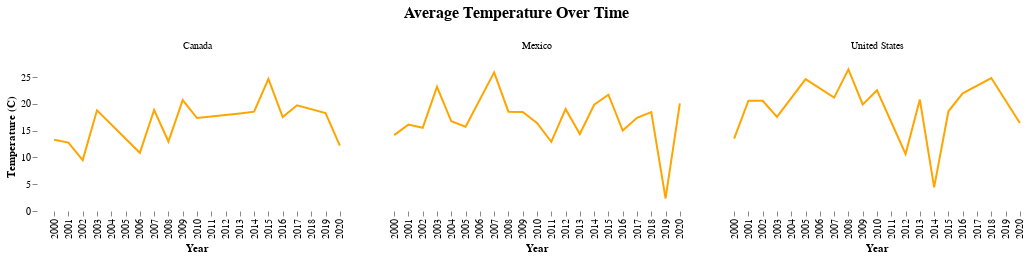

Write notebook code for a chart like this one.
### Code cell
# Area chart for Temperature
temp_chart = alt.Chart(temp_query_df).mark_line(color = 'orange').encode(
    x = alt.X('Year:O', axis = alt.Axis(grid = False, domain = False)),
    y = alt.Y('Temperature:Q', title = "Temperature (C)", axis = alt.Axis(grid = False, domain = False, offset = 10)),
    facet = alt.Facet("Country", title = None, spacing = 40)
).properties(
    title = alt.Title('Average Temperature Over Time', color = "Black", 
                      anchor = "middle", offset = 20, fontSize = 16),
    width = 300,
    height = 150
).configure_view(
    strokeWidth = 0
)

temp_chart

### Figure 1 — Vega-Lite specification as saved in the notebook (floating-point values rounded to 4 significant figures)
{"config": {"view": {"continuousWidth": 300, "continuousHeight": 300, "strokeWidth": 0}}, "data": {"name": "data-4a50dbd398baf4a2d6cc05ff6c88d998"}, "mark": {"type": "line", "color": "orange"}, "encoding": {"facet": {"field": "Country", "spacing": 40, "title": null, "type": "nominal"}, "x": {"axis": {"domain": false, "grid": false}, "field": "Year", "type": "ordinal"}, "y": {"axis": {"domain": false, "grid": false, "offset": 10}, "field": "Temperature", "title": "Temperature (C)", "type": "quantitative"}}, "height": 150, "title": {"text": "Average Temperature Over Time", "anchor": "middle", "color": "Black", "fontSize": 16, "offset": 20}, "width": 300, "$schema": "https://vega.github.io/schema/vega-lite/v5.16.3.json", "datasets": {"data-4a50dbd398baf4a2d6cc05ff6c88d998": [{"Country": "Canada              ", "Year": 2000, "Temperature": 13.31}, {"Country": "Mexico              ", "Year": 2000, "Temperature": 14.17}, {"Country": "Canada              ", "Year": 2002, "Temperature": 9.502}, {"Country": "United States       ", "Year": 2003, "Temperature": 17.57}, {"Country": "Canada              ", "Year": 2008, "Temperature": 12.98}, {"Country": "Canada              ", "Year": 2009, "Temperature": 20.71}, {"Country": "Mexico              ", "Year": 2013, "Temperature": 14.36}, {"Country": "United States       ", "Year": 2015, "Temperature": 18.61}, {"Country": "United States       ", "Year": 2020, "Temperature": 16.44}, {"Country": "Mexico              ", "Year": 2001, "Temperature": 16.13}, {"Country": "Canada              ", "Year": 2003, "Temperature": 18.8}, {"Country": "Mexico              ", "Year": 2005, "Temperature": 15.73}, {"Country": "Mexico              ", "Year": 2008, "Temperature": 18.53}, {"Country": "United States       ", "Year": 2009, "Temperature": 19.89}, {"Country": "Mexico              ", "Year": 2011, "Temperature": 12.91}, {"Country": "Canada              ", "Year": 2015, "Temperature": 24.67}, {"Country": "Mexico              ", "Year": 2015, "Temperature": 21.7}, {"Country": "Mexico              ", "Year": 2016, "Temperature": 15.01}, {"Country": "United States       ", "Year": 2018, "Temperature": 24.82}, {"Country": "Canada              ", "Year": 2001, "Temperature": 12.76}, {"Country": "Mexico              ", "Year": 2009, "Temperature": 18.48}, {"Country": "Canada              ", "Year": 2010, "Temperature": 17.36}, {"Country": "United States       ", "Year": 2014, "Temperature": 4.419}, {"Country": "Mexico              ", "Year": 2018, "Temperature": 18.47}, {"Country": "United States       ", "Year": 2001, "Temperature": 20.6}, {"Country": "Canada              ", "Year": 2006, "Temperature": 10.86}, {"Country": "United States       ", "Year": 2007, "Temperature": 21.16}, {"Country": "Canada              ", "Year": 2020, "Temperature": 12.22}, {"Country": "Mexico              ", "Year": 2020, "Temperature": 20.08}, {"Country": "Mexico              ", "Year": 2007, "Temperature": 25.88}, {"Country": "Mexico              ", "Year": 2012, "Temperature": 19.04}, {"Country": "United States       ", "Year": 2012, "Temperature": 10.65}, {"Country": "United States       ", "Year": 2013, "Temperature": 20.8}, {"Country": "Mexico              ", "Year": 2019, "Temperature": 2.339}, {"Country": "United States       ", "Year": 2000, "Temperature": 13.5}, {"Country": "Mexico              ", "Year": 2003, "Temperature": 23.17}, {"Country": "Canada              ", "Year": 2007, "Temperature": 18.84}, {"Country": "Canada              ", "Year": 2013, "Temperature": 18.21}, {"Country": "Canada              ", "Year": 2016, "Temperature": 17.53}, {"Country": "United States       ", "Year": 2002, "Temperature": 20.56}, {"Country": "Mexico              ", "Year": 2004, "Temperature": 16.74}, {"Country": "United States       ", "Year": 2005, "Temperature": 24.61}, {"Country": "Mexico              ", "Year": 2010, "Temperature": 16.45}, {"Country": "Canada              ", "Year": 2014, "Temperature": 18.54}, {"Country": "Mexico              ", "Year": 2017, "Temperature": 17.38}, {"Country": "Mexico              ", "Year": 2002, "Temperature": 15.54}, {"Country": "United States       ", "Year": 2008, "Temperature": 26.43}, {"Country": "United States       ", "Year": 2010, "Temperature": 22.53}, {"Country": "Mexico              ", "Year": 2014, "Temperature": 19.84}, {"Country": "United States       ", "Year": 2016, "Temperature": 21.97}, {"Country": "Canada              ", "Year": 2017, "Temperature": 19.74}, {"Country": "Canada              ", "Year": 2019, "Temperature": 18.28}]}}
